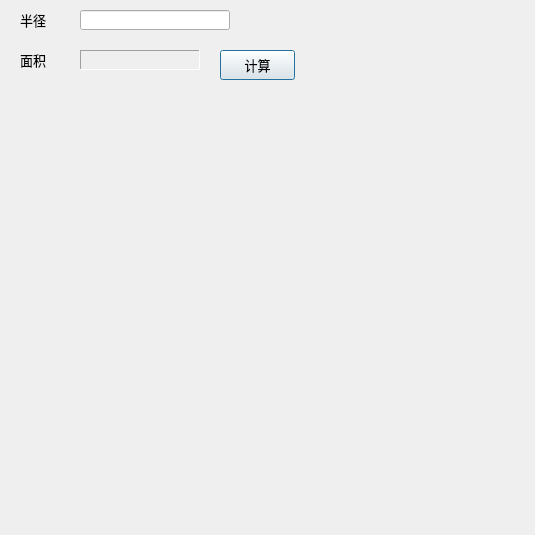
<?xml version="1.0" encoding="UTF-8"?>
<ui version="4.0">
 <class>CalculateAreaOfCircleClass</class>
 <widget class="QDialog" name="CalculateAreaOfCircleClass">
  <property name="geometry">
   <rect>
    <x>0</x>
    <y>0</y>
    <width>535</width>
    <height>535</height>
   </rect>
  </property>
  <property name="font">
   <font>
    <family>微软雅黑</family>
    <pointsize>10</pointsize>
   </font>
  </property>
  <property name="windowTitle">
   <string>CalculateAreaOfCircle</string>
  </property>
  <widget class="QLabel" name="radiusLabel">
   <property name="geometry">
    <rect>
     <x>20</x>
     <y>10</y>
     <width>50</width>
     <height>20</height>
    </rect>
   </property>
   <property name="font">
    <font>
     <family>微软雅黑</family>
     <pointsize>10</pointsize>
    </font>
   </property>
   <property name="text">
    <string>半径</string>
   </property>
  </widget>
  <widget class="QLabel" name="areaLabel_1">
   <property name="geometry">
    <rect>
     <x>20</x>
     <y>50</y>
     <width>50</width>
     <height>20</height>
    </rect>
   </property>
   <property name="font">
    <font>
     <family>微软雅黑</family>
     <pointsize>10</pointsize>
    </font>
   </property>
   <property name="text">
    <string>面积</string>
   </property>
  </widget>
  <widget class="QLabel" name="areaLabel_2">
   <property name="geometry">
    <rect>
     <x>80</x>
     <y>50</y>
     <width>120</width>
     <height>20</height>
    </rect>
   </property>
   <property name="frameShape">
    <enum>QFrame::Panel</enum>
   </property>
   <property name="frameShadow">
    <enum>QFrame::Sunken</enum>
   </property>
   <property name="text">
    <string/>
   </property>
  </widget>
  <widget class="QLineEdit" name="radiusLineEdit">
   <property name="geometry">
    <rect>
     <x>80</x>
     <y>10</y>
     <width>150</width>
     <height>20</height>
    </rect>
   </property>
  </widget>
  <widget class="QPushButton" name="countButton">
   <property name="geometry">
    <rect>
     <x>220</x>
     <y>50</y>
     <width>75</width>
     <height>30</height>
    </rect>
   </property>
   <property name="text">
    <string>计算</string>
   </property>
  </widget>
 </widget>
 <layoutdefault spacing="6" margin="11"/>
 <resources>
  <include location="CalculateAreaOfCircle.qrc"/>
 </resources>
 <connections/>
</ui>
